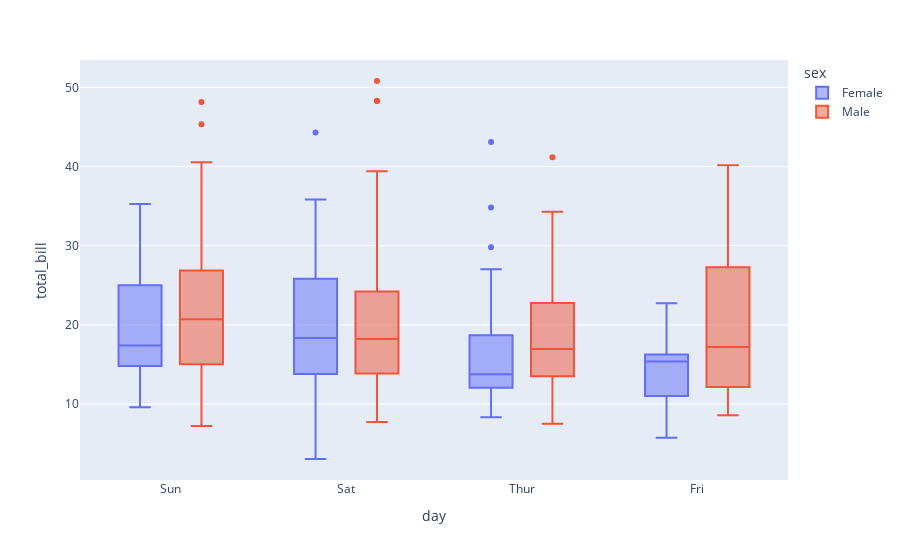

Notebook source saved alongside this figure:
### Markdown cell above
### Boxplot

### Code cell
import plotly.express as px 

# using the tips dataset
df = px.data.tips() 

# plotting the box chart
fig = px.box(df, x="day", y="total_bill", color="sex")

# showing the plot
fig.show()

### Figure 1 — Plotly figure (JSON) as saved in the notebook; plotly's stock layout.template omitted (floating-point values rounded to 4 significant figures; data arrays with more than 128 entries replaced by an {"elided": "..."} marker saying what was removed)
{"data": [{"alignmentgroup": "True", "hovertemplate": "sex=Female<br>day=%{x}<br>total_bill=%{y}<extra></extra>", "legendgroup": "Female", "marker": {"color": "#636efa"}, "name": "Female", "notched": false, "offsetgroup": "Female", "orientation": "v", "showlegend": true, "type": "box", "x": ["Sun", "Sun", "Sun", "Sun", "Sun", "Sun", "Sat", "Sat", "Sat", "Sat", "Sat", "Sat", "Sun", "Sun", "Sat", "Sat", "Sat", "Sat", "Sat", "Sat", "Sat", "Thur", "Thur", "Fri", "Fri", "Fri", "Fri", "Fri", "Sat", "Sat", "Sat", "Sat", "Sat", "Sun", "Sun", "Thur", "Thur", "Thur", "Thur", "Thur", "Thur", "Thur", "Thur", "Thur", "Thur", "Thur", "Thur", "Thur", "Thur", "Thur", "Thur", "Thur", "Thur", "Thur", "Thur", "Thur", "Thur", "Sun", "Sun", "Sun", "Sun", "Sun", "Sat", "Sat", "Sun", "Sun", "Sun", "Thur", "Thur", "Thur", "Thur", "Thur", "Thur", "Thur", "Sat", "Sat", "Sat", "Sat", "Sat", "Fri", "Fri", "Fri", "Fri", "Sat", "Sat", "Sat", "Thur"], "x0": " ", "xaxis": "x", "y": [16.99, 24.59, 35.26, 14.83, 10.33, 16.97, 20.29, 15.77, 19.65, 15.06, 20.69, 16.93, 10.29, 34.81, 26.41, 16.45, 3.07, 17.07, 26.86, 25.28, 14.73, 10.07, 34.83, 5.75, 16.32, 22.75, 11.35, 15.38, 44.3, 22.42, 20.92, 14.31, 7.25, 25.71, 17.31, 10.65, 12.43, 24.08, 13.42, 12.48, 29.8, 14.52, 11.38, 20.27, 11.17, 12.26, 18.26, 8.51, 10.33, 14.15, 13.16, 17.47, 27.05, 16.43, 8.35, 18.64, 11.87, 29.85, 25, 13.39, 16.21, 17.51, 10.59, 10.63, 9.6, 20.9, 18.15, 19.81, 43.11, 13, 12.74, 13, 16.4, 16.47, 12.76, 13.27, 28.17, 12.9, 30.14, 13.42, 15.98, 16.27, 10.09, 22.12, 35.83, 27.18, 18.78], "y0": " ", "yaxis": "y"}, {"alignmentgroup": "True", "hovertemplate": "sex=Male<br>day=%{x}<br>total_bill=%{y}<extra></extra>", "legendgroup": "Male", "marker": {"color": "#EF553B"}, "name": "Male", "notched": false, "offsetgroup": "Male", "orientation": "v", "showlegend": true, "type": "box", "x": {"elided": "157 str values"}, "x0": " ", "xaxis": "x", "y": {"elided": "157 float values"}, "y0": " ", "yaxis": "y"}], "layout": {"boxmode": "group", "legend": {"title": {"text": "sex"}, "tracegroupgap": 0}, "margin": {"t": 60}, "xaxis": {"anchor": "y", "domain": [0, 1], "title": {"text": "day"}}, "yaxis": {"anchor": "x", "domain": [0, 1], "title": {"text": "total_bill"}}}}
